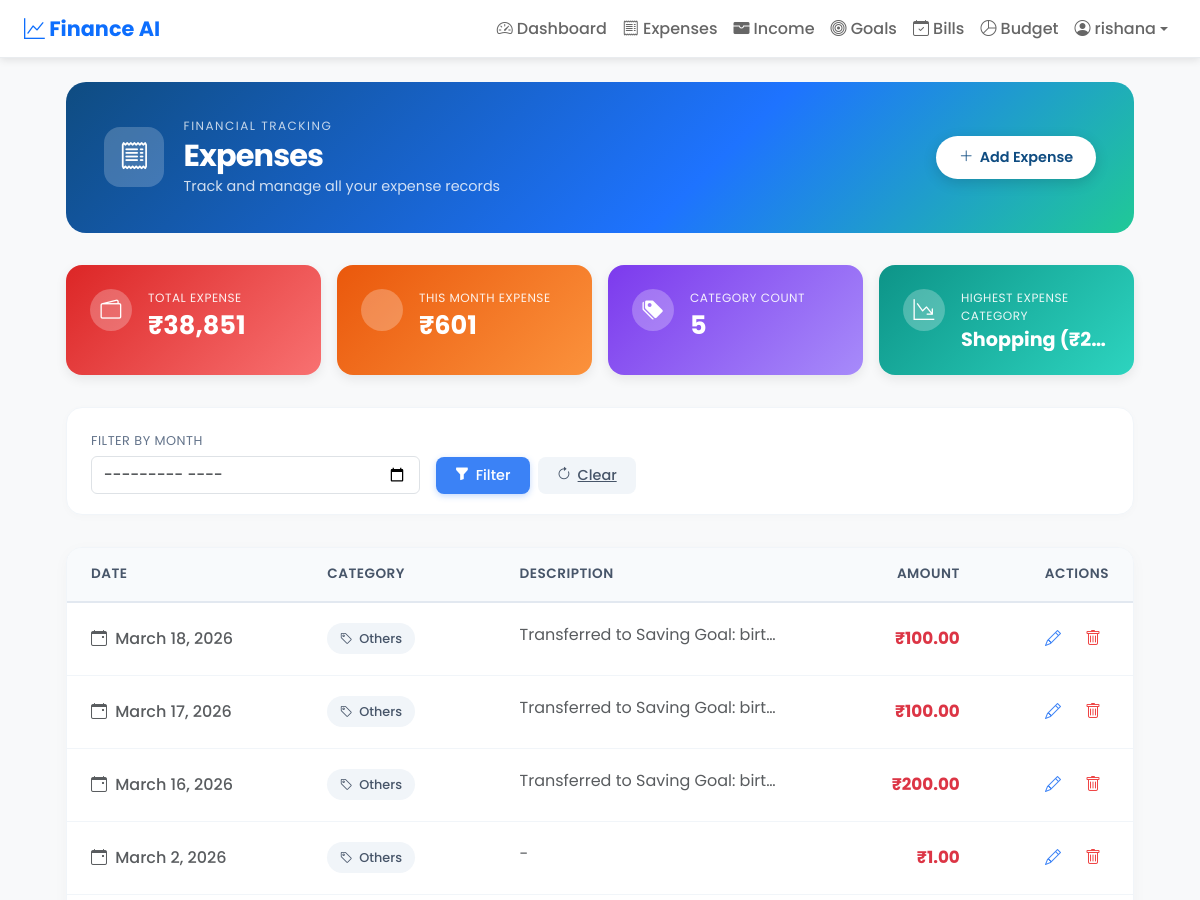
Page /expenses/ (signed in, upper part) on the earlier database version.
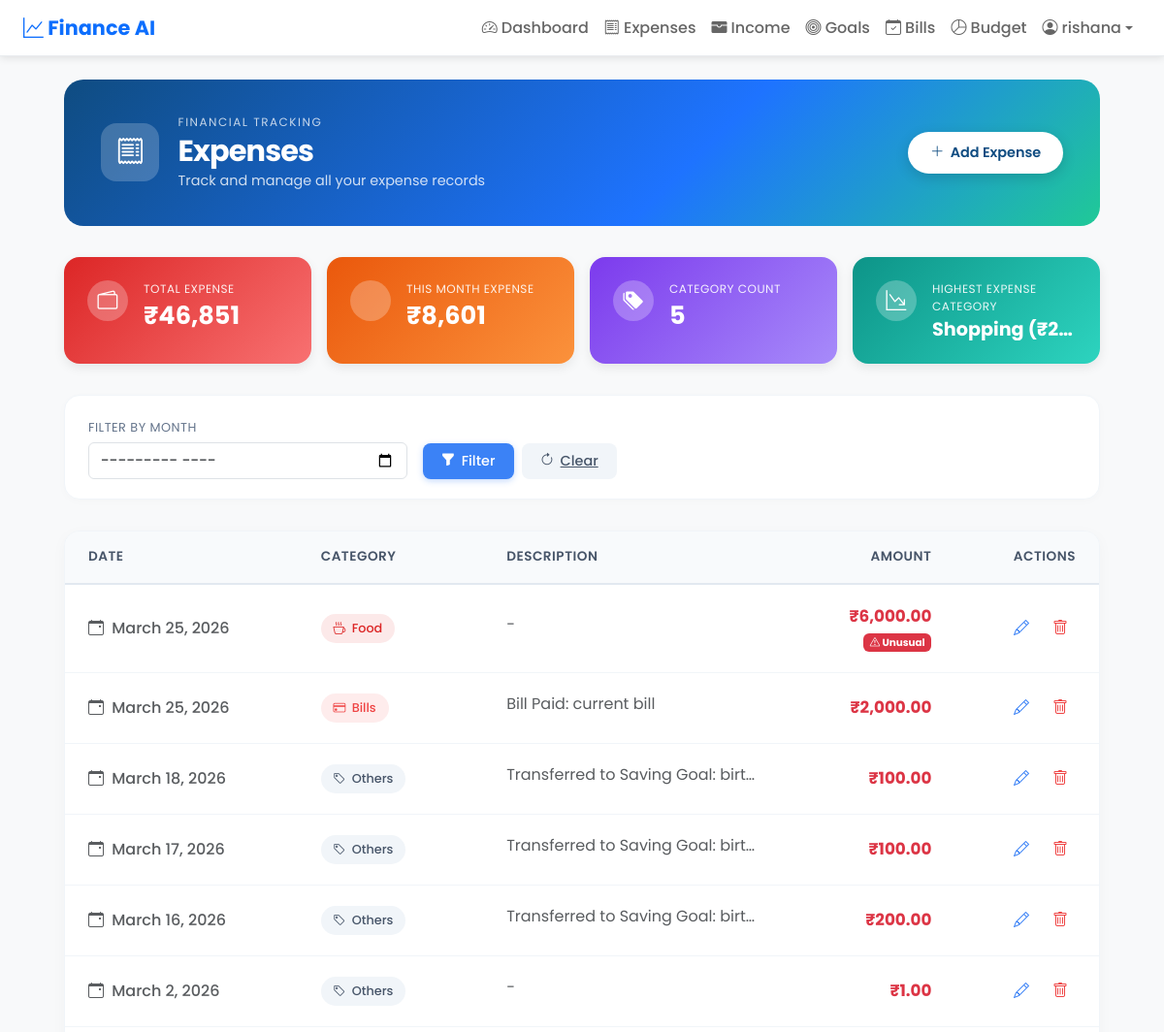
Same page on the later database version.
### expenses/models.py (models this page shows, shortened)
class Expense(models.Model):
	CATEGORY_CHOICES = [
		('Food', 'Food'),
		('Travel', 'Travel'),
		('Shopping', 'Shopping'),
		('Bills', 'Bills'),
		('Others', 'Others'),
	]
	user = models.ForeignKey(User, on_delete=models.CASCADE, related_name='expenses')
	category = models.CharField(max_length=20, choices=CATEGORY_CHOICES)
	amount = models.DecimalField(
		max_digits=10,
		decimal_places=2,
		validators=[
			MinValueValidator(Decimal('0.01')),
			MaxValueValidator(Decimal('1000000.00'))
		]
	)
	description = models.TextField(blank=True)
	date = models.DateField(default=dt_date.today)
	is_anomaly = models.BooleanField(default=False)
	is_auto_categorized = models.BooleanField(default=False)
	is_ml_predicted = models.BooleanField(default=False)
	class Meta:
		ordering = ['-date', '-id']

### expenses/views.py (the view)
# urls.py: path('expenses/', views.expense_list, name='expense_list'),
@login_required
@user_passes_test(is_regular_user, redirect_field_name=None)
def expense_list(request):
	if request.user.is_staff or request.user.is_superuser:
		return redirect('admin_dashboard')
	form = MonthFilterForm(request.GET or None)
	qs = Expense.objects.filter(user=request.user)
	selected_month = None
	if form.is_valid() and form.cleaned_data.get('month'):
		selected_month = form.cleaned_data['month']
		qs = qs.filter(date__year=selected_month.year, date__month=selected_month.month)
	total_expense = qs.aggregate(total=Sum('amount'))['total'] or Decimal('0.00')
	today = date.today()
	if selected_month:
		this_month_qs = qs
		month_label = f"Expense ({selected_month.strftime('%b %Y')})"
	else:
		this_month_qs = qs.filter(date__year=today.year, date__month=today.month)
		month_label = "This Month Expense"
	this_month_expense = this_month_qs.aggregate(total=Sum('amount'))['total'] or Decimal('0.00')
	unique_category_count = qs.values('category').distinct().count()
	highest_cat_data = qs.values('category').annotate(cat_total=Sum('amount')).order_by('-cat_total').first()
	if highest_cat_data:
		highest_expense_category = f"{highest_cat_data['category']} (₹{highest_cat_data['cat_total']:,.0f})"
	else:
		highest_expense_category = None
	context = {
		'expenses': qs.order_by('-date', '-id'),
		'form': form,
		'selected_month': selected_month,
		'total_expense': total_expense,
		'this_month_expense': this_month_expense,
		'month_label': month_label,
		'unique_category_count': unique_category_count,
		'highest_expense_category': highest_expense_category,
	}
	return render(request, 'expense_list.html', context)

### expenses/forms.py
class MonthFilterForm(forms.Form):
    month = forms.DateField(
        required=False,
        widget=forms.DateInput(attrs={"type": "month", "class": "form-control"}),
        help_text="Filter by month",
    )

### expenses/views.py (called while the page is built)
def is_regular_user(user):
	return not (user.is_staff or user.is_superuser)

### expenses/templates/expense_list.html (shortened to what the changed rows need)
{% extends 'base.html' %}
{% load humanize %}
{% block content %}
<div class="goals-page">
  <div class="goals-hero">
    <div class="goals-hero-content">
      <div class="hero-left">
        <div>
          <h1 class="hero-title">Expenses</h1>
        </div>
      </div>
    </div>
  </div>
  <div class="stat-grid">
    <div class="stat-card stat-red">
      <div class="stat-info">
        <span class="stat-label">Total Expense</span>
        <span class="stat-value">₹{{ total_expense|default:"0"|intcomma }}</span>
      </div>
    </div>
    <div class="stat-card stat-orange">
      <div class="stat-info">
        <span class="stat-label">{{ month_label|default:"This Month Expense" }}</span>
        <span class="stat-value">₹{{ this_month_expense|default:"0"|intcomma }}</span>
      </div>
    </div>
  </div>
  {% if expenses %}
  <div class="income-table-card table-responsive mb-4">
    <table class="table income-table align-middle mb-0">
      <thead>
        <tr>
          <th>Date</th>
          <th>Category</th>
          <th>Description</th>
          <th class="text-end">Amount</th>
          <th class="text-end">Actions</th>
        </tr>
      </thead>
      <tbody>
        {% for e in expenses %}
        <tr>
          <td class="text-nowrap text-muted fw-medium"><i class="bi bi-calendar-event me-1"></i> {{ e.date }}</td>
          <td>
            <span class="source-badge
              {% if e.category == 'Food' %}badge-food
              {% elif e.category == 'Travel' %}badge-travel
              {% elif e.category == 'Shopping' %}badge-shopping
              {% elif e.category == 'Bills' %}badge-bills
              {% else %}badge-other{% endif %}">
              <i class="bi bi-{% if e.category == 'Food' %}cup-hot{% elif e.category == 'Travel' %}car-front{% elif e.category == 'Shopping' %}bag{% elif e.category == 'Bills' %}credit-card{% else %}tag{% endif %}"></i>
              {{ e.category }}
            </span>
          </td>
          <td class="text-muted" style="max-width: 250px;"><span class="text-truncate d-inline-block w-100">{{ e.description|default:"-" }}</span></td>
          <td class="text-end fw-bold text-danger" style="font-size: 1.05rem;">
            ₹{{ e.amount|floatformat:2|intcomma }}
            {% if e.is_anomaly %}
              <br><span class="badge bg-danger mt-1" style="font-size: 0.65rem;"><i class="bi bi-exclamation-triangle"></i> Unusual</span>
            {% endif %}
          </td>
          <td class="text-end text-nowrap">
            <div class="d-flex justify-content-end gap-2">
              <a href="/expenses/{{ e.id }}/edit/" class="btn-icon btn-icon-edit" title="Edit">
                <i class="bi bi-pencil"></i>
              </a>
              <form action="/expenses/{{ e.id }}/delete/" method="post" class="d-inline m-0 p-0" title="Delete">
                <button class="btn-icon btn-icon-delete" onclick="return confirm('Are you sure you want to delete this expense?')" type="submit">
                  <i class="bi bi-trash"></i>
                </button>
              </form>
            </div>
          </td>
        </tr>
        {% endfor %}
      </tbody>
    </table>
  </div>
  {% endif %}
</div>
{% endblock %}

Differences in the rows shown:
added Expense: date "March 25, 2026", category "Food", description "-", amount "6,000.00", is_anomaly True (drawn)
added Expense: date "March 25, 2026", category "Bills", description "Bill Paid: current bill", amount "2,000.00"
Other differences:
{{ total_expense|default:"0"|intcomma }}: "38,851" → "46,851"
{{ this_month_expense|default:"0"|intcomma }}: "601" → "8,601"
